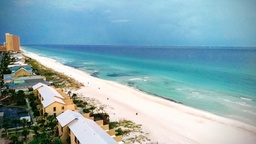
#> input picture assignments/ps_1/inputSeamCarvingBeach.jpg, 256 x 144 px, shrunk from 1000 x 562 before the run, given in place of inputSeamCarvingPrague.jpg, which was not available
$ python SeamCarvingReduceWidth.py   (older library calls are emulated)
#> lines starting #> are read from the running program, lines starting #| are printed output that depends on the picture; pictures that were not available may be replaced by others from this repository, and a replacement may not be noted
#> in load_image, returned value is the input picture: shape (144, 256, 3); mean R, G, B 136.3, 169.8, 177
### assignments/ps_1/energy_image.py
import numpy as np
from skimage.color import rgb2gray
from scipy.signal import convolve, correlate
from skimage import filters

def energy_image(im, function='gradient'):

#> called with function = 'gradient'
    if len(im.shape) == 3:
        im = rgb2gray(im.copy())
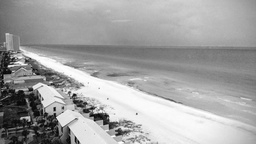
#> im: shape (144, 256) float64; min 0.00842, max 0.999, mean 0.64

    if function == 'gradient':

        dx = np.abs(convolve(im, [[1, -1]], 'same'))
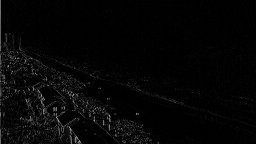
#> dx: shape (144, 256) float64; min 0, max 0.705, mean 0.0246
        dy = np.abs(convolve(im, [[1], [-1]], 'same'))
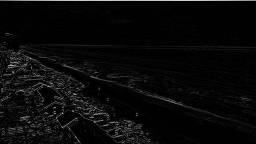
#> dy: shape (144, 256) float64; min 0, max 0.827, mean 0.0395

        return dx + dy
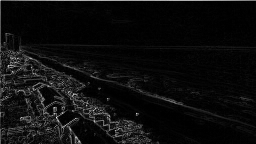
#> returned value: shape (144, 256) float64; min 0, max 1.18, mean 0.0641; drawn with min black and max white

    elif function == 'gaussian':

        return filters.gaussian(im)

    elif function == 'median':

        return filters.median(im)

    elif function == 'laplace':

        return filters.laplace(im)

    elif function == 'sobel':

        dx = np.abs(correlate(im, [[-1, 0, 1], [-2, 0, 2], [-1, 0, 1]], 'same'))
        dy = np.abs(correlate(im, [[-1, -2, -1], [0, 0, 0], [1, 2, 1]], 'same'))

        return dx + dy

    elif function =='extended':

        dx = np.abs(convolve(im, [[2, 1, 0, -1, -2]], 'same'))
        dy = np.abs(convolve(im, [[2], [1], [0], [-1], [-2]], 'same'))

        return dx + dy

    elif function == 'disruption':

        kernel = np.array([[1, 1, 1], [1, 1, 1], [1, 1, 1]]) / 9
        mean = correlate(im, kernel, 'same')

        return np.abs(im - mean)

### assignments/ps_1/cumulative_minimum_energy_map.py
import numpy as np
from scipy.ndimage.filters import minimum_filter1d

def cumulative_minimum_energy_map(energyImage, seamDirection):

    cumulativeEnergyMap = energyImage.copy()
    rows, cols = energyImage.shape

    if seamDirection == 'VERTICAL':
        for i in range(1, rows):
            cumulativeEnergyMap[i] += minimum_filter1d(cumulativeEnergyMap[i-1], 3, -1)

    elif seamDirection == 'HORIZONTAL':
        for j in range(1, cols):
            cumulativeEnergyMap[:, j] += minimum_filter1d(cumulativeEnergyMap[:, j-1], 3, 0)

    return cumulativeEnergyMap

### assignments/ps_1/reduceWidth.py
import numpy as np
from energy_image import energy_image
from cumulative_minimum_energy_map import cumulative_minimum_energy_map
from find_optimal_vertical_seam import find_optimal_vertical_seam

def reduceWidth(im, energyImage, function='gradient'):

    verticalCumulativeEnergyMap = cumulative_minimum_energy_map(energyImage, 'VERTICAL')
    verticalSeam = find_optimal_vertical_seam(verticalCumulativeEnergyMap)
    mask = np.ones((im.shape[0], im.shape[1]), dtype=np.bool)
    mask[np.arange(len(verticalSeam)), verticalSeam] = False

    reducedColorImage = im[mask].reshape(im.shape[0], -1, 3)
    #reducedEnergyImage = energyImage[mask].reshape(energyImage.shape[0], -1)
    reducedEnergyImage = energy_image(reducedColorImage, function)

    return reducedColorImage, reducedEnergyImage

### assignments/ps_1/find_optimal_vertical_seam.py
import numpy as np

def find_optimal_vertical_seam(cumulativeEnergyMap):

    rows, cols = cumulativeEnergyMap.shape
    verticalSeam = np.zeros(cumulativeEnergyMap.shape[0])
    col = np.argmin(cumulativeEnergyMap[-1])
    verticalSeam[-1] = col

    for i in range(cumulativeEnergyMap.shape[0]-2, -1, -1):
        verticalSeam[i] = col - 1 + np.argmin(cumulativeEnergyMap[i, int(max(0, col-1)):int(min(col+2, cols))])
        col = verticalSeam[i]

    return verticalSeam.astype(np.int)

### assignments/ps_1/SeamCarvingReduceWidth.py
import argparse
import numpy as np
import matplotlib.pyplot as plt
import matplotlib.image as mpimg
from scipy.signal import convolve
from scipy import ndimage
from skimage.color import rgb2gray

from energy_image import energy_image
from reduceWidth import reduceWidth

def load_image(filename):
    return mpimg.imread(filename)

def reduce_width_by(im, energyImage, energy_function, n_pixels):

#> called with energy_function = 'gradient', n_pixels = 100
    for i in range(n_pixels):
        im, energyImage = reduceWidth(im, energyImage, energy_function)
#> this loop made 100 passes
#> pass 1, in reduceWidth, `verticalCumulativeEnergyMap = cumulative_minimum_energy_map(energyImag..`:
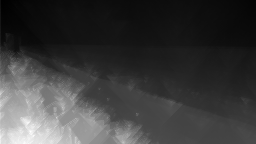
#> verticalCumulativeEnergyMap: shape (144, 256) float64; min 0.437, max 7.48, mean 2.09; drawn with min black and max white
#> after the loop:
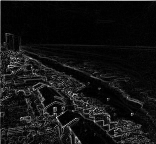
#> energyImage: shape (144, 156) float64; min 0, max 1.18, mean 0.0917; drawn with min black and max white
#> after the loop:
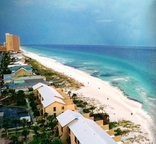
#> im: shape (144, 156, 3); mean of channels 0, 1, 2 129, 157, 161.4; drawn as R, G, B

    return im, energyImage

#im = mpimg.imread('inputSeamCarvingMall.jpg')
#img = mpimg.imread('inputSeamCarvingPrague.jpg')


if __name__ == '__main__':

    parser = argparse.ArgumentParser(description='Process some integers.')
    parser.add_argument('--filenames', nargs='*', type=str, action='store', default=['Prague', 'Mall'],
                        help='Filename of image to load')
    parser.add_argument('--n_pixels', type=int, default=100, help='Number of pixels by which to reduce width')
    parser.add_argument('--energy_function', type=str, default='gradient', help='Energy function to use in calculating Energy Image')
    parser.add_argument('--ef_in_out', action='store_true')
    args = parser.parse_args()

    for filename in args.filenames:

        im = load_image('inputSeamCarving{}.jpg'.format(filename))
        energyImage = energy_image(im, args.energy_function)

        reducedIm, reducedEnergyImage = reduce_width_by(im, energyImage, args.energy_function, args.n_pixels)
        if args.ef_in_out:
            mpimg.imsave('outputReduceWidth_{}_{}.png'.format(args.energy_function, filename), reducedIm)
        else:
            mpimg.imsave('outputReduceWidth{}.png'.format(filename), reducedIm)

        plt.imshow(reducedIm)
        plt.show()
#> pass 2 of the loop `for filename in args.filenames:`:
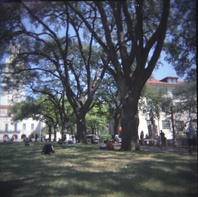
#> input picture assignments/ps_1/inputSeamCarvingMall.jpg, 198 x 197 px, shrunk from 775 x 769 before the run
#> in load_image, returned value is the input picture: shape (197, 198, 3); mean R, G, B 83.8, 88.4, 96.4
#> the loop in reduce_width_by (call 2), `for i in range(n_pixels):` made 100 passes
#> pass 1, in energy_image (call 103), `dx = np.abs(convolve(im, [[1, -1]], 'same'))`:
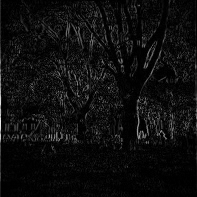
#> dx: shape (197, 197) float64; min 0, max 0.926, mean 0.0564
#> after the loop in reduce_width_by (call 2), `for i in range(n_pixels):`:
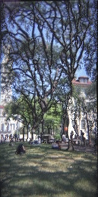
#> im: shape (197, 98, 3); mean of channels 0, 1, 2 92.9, 98.6, 107.6; drawn as R, G, B
